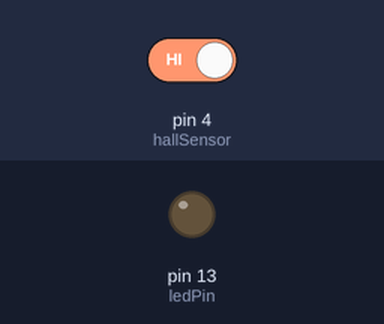
Bench run of a sketch on a simulated Arduino Uno, built with avr-gcc and run on an emulated ATmega328P. On the bench: output pins drawn as LEDs (lit = HIGH). The inputs (shaded band) are chosen by the test bench; at power-on: pin 4 (hallSensor) HIGH.

Above: at 1.2 s.
1.3 s: pin 4 (hallSensor) driven LOW
At 2.3 s:
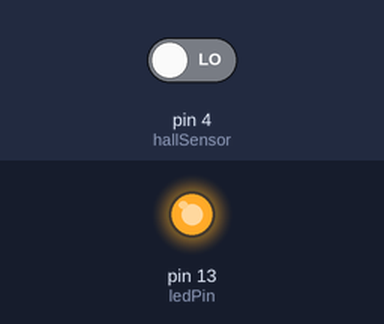
2.8 s: pin 4 (hallSensor) driven HIGH
At 3.4 s:
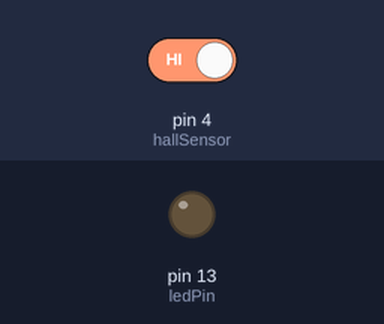
Timing chart, 0 to 5.8 s (numbered marks = the images above; inputs shaded):
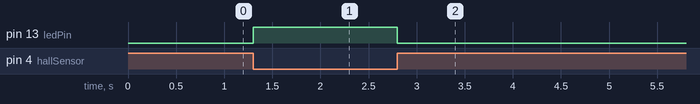

Measured:
- after the input at 1.3 s, pin 13 (ledPin): LOW → HIGH at once
- after the input at 2.8 s, pin 13 (ledPin): HIGH → LOW at once

The sketch:

16._hall_effect_sensor.ino
```cpp
//Hall Effect Sensor
//Detects the presence of a magnetic field and turns on the led

int hallSensor = 4;
int ledPin = 13;
int state = 0;

void setup() {
  // put your setup code here, to run once:
  pinMode(hallSensor, INPUT);
  pinMode(ledPin, OUTPUT);
}

void loop() {
  // put your main code here, to run repeatedly:
  state = digitalRead(hallSensor);

  if(state == LOW){ //Default output of the module is high when there is no strong magnetic field around
    //if we read the state as LOW we turn on the LED
      digitalWrite(ledPin, HIGH);
    }else{
      digitalWrite(ledPin, LOW);
      }
}
```
